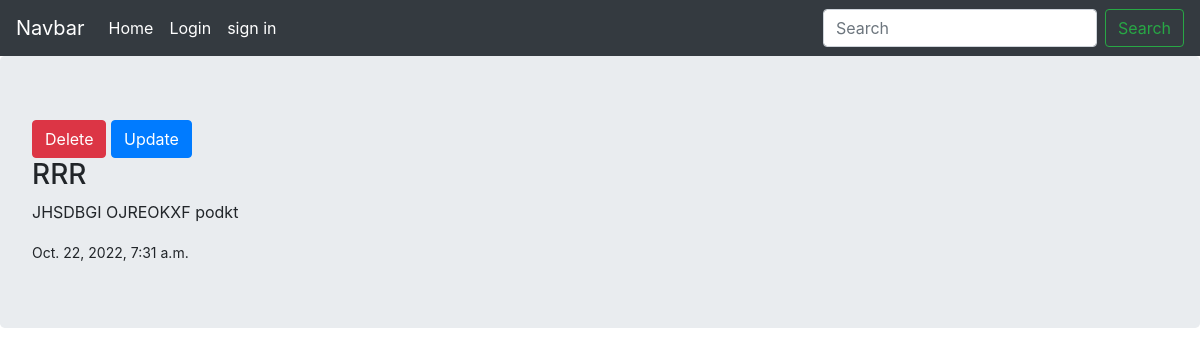
Page /detail/5/ on the committed database.
### home/models.py (models this page shows, shortened)
class Todo(models.Model):
    tittle = models.CharField(max_length=100)
    body = models.TextField()
    created = models.DateTimeField()

### home/views.py (the view)
# urls.py: path('detail/<int:todo_id>/', views.Detail, name='details'),
def Detail(request, todo_id):
    todo = Todo.objects.get(id=todo_id)
    return render(request, 'detail.html', {'todoo': todo})

### templates/detail.html
{% extends 'Base.html' %}
{% block contend %}
    <a class="btn btn-danger" href="{% url 'delete' todoo.id %}">Delete</a>
    <a class="btn btn-primary" href="{% url 'update' todoo.id %}">Update</a>
    <h3>{{ todoo.tittle }}</h3>
    <p>{{ todoo.body }}</p>
    <small>{{ todoo.created }}</small>
{% endblock %}

### rows in the picture
Todo: tittle "RRR", body "JHSDBGI OJREOKXF podkt", created "Oct. 22, 2022, 7:31 a.m."
